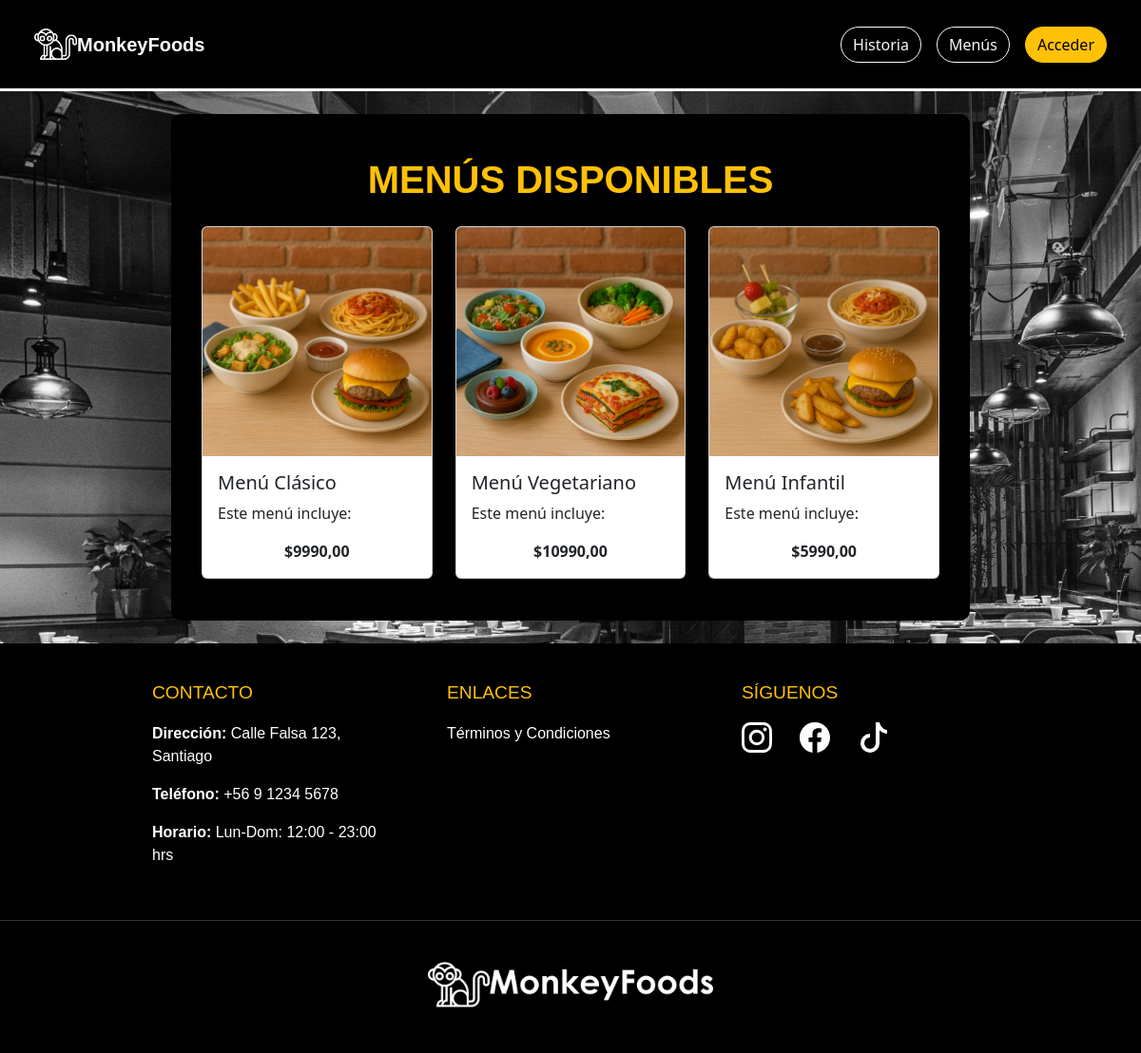
The page /menus/ on the database its author committed.
### apps/menus/models.py (models this page shows, shortened)
class Menu(models.Model):
    nombre = models.CharField(max_length=100)
    descripcion = models.TextField()
    precio = models.DecimalField(max_digits=8, decimal_places=2)
    imagen = models.ImageField(upload_to='imagenes_menus/', blank=True, null=True)
    activo = models.BooleanField(default=True)  # <-- Nuevo campo para activar/desactivar menú

### apps/menus/views.py (the view)
# urls.py: path('', views.menus, name='menus'),
def menus(request):
    if request.user.is_authenticated:
        if request.user.rol in [3, 4]:  # Admins y staff ven todo
            lista_menus = Menu.objects.all()
        else:
            lista_menus = Menu.objects.filter(activo=True)
    else:
        lista_menus = Menu.objects.filter(activo=True)
    context = {'menus': lista_menus}
    return render(request, 'menus/menus.html', context)

### apps/menus/templates/menus/menus.html (shortened to what this page needs)
{% load static %}
<!DOCTYPE html>
<html lang="es">
<head>
    <link href="https://cdn.jsdelivr.net/npm/bootstrap@5.3.3/dist/css/bootstrap.min.css" rel="stylesheet"
>
    <link rel="stylesheet" href="https://cdn.jsdelivr.net/npm/bootstrap-icons@1.11.3/font/bootstrap-icons.min.css">
    <link rel="stylesheet" href="{% static 'menus/css/styles.css' %}">
</head>
<body class="body-fondo">
    <nav class="navbar navbar-expand-lg bg-body-primary navbar-settings p-4">
        <div class="container-fluid">
            <a href="{% url 'index' %}">
                <img style="width: 45px; height: 45px;" src="{% static 'home/img/mono-blanco.png' %}" alt="marca">
                <a class="navbar-brand marca" href="{% url 'index' %}">MonkeyFoods</a>
            </a>
            <div class="collapse navbar-collapse" id="navbarSupportedContent">
                {% if request.user.is_authenticated %}
                <form class="d-flex gap-4" role="search">
                    <a href="{% url 'historia' %}">
                        <button class="btn btn-outline-light history" type="button">Historia</button>
                    </a>
                    {% if request.user.rol == 3 or request.user.rol == 4 %}
                    <a href="{% url 'agregar_menu' %}">
                        <button class="btn btn-outline-danger history" type="button">Agregar menú</button>
                    </a>
                    {% else %}
                    <a href="{% url 'menus' %}">
                        <button class="btn btn-outline-light history" type="button">Menús</button>
                    </a>
                    {% endif %}
                    {% if request.user.rol == 4 %}
                    <a href="{% url 'crear_empleado' %}">
                        <button class="btn btn-outline-danger history" type="button">Crear empleado</button>
                    </a>
                    {% endif %}
                    <div class="nav-item dropdown dropdown-perfil me-2">
                        <a class="nav-link dropdown-toggle" href="#" role="button" data-bs-toggle="dropdown">
                            {% if user.foto_perfil %}
                            <img src="{{ user.foto_perfil.url }}" alt="Foto de perfil" style="border-radius: 50%; border: 1px solid #ffc107;" width="36" height="36">
                            {% else %}
                            <svg xmlns="http://www.w3.org/2000/svg" style="color: #ffc107" width="36" height="36"
                                fill="currentColor" class="bi bi-person-circle" viewBox="0 0 16 16">
                                <path d="M11 6a3 3 0 1 1-6 0 3 3 0 0 1 6 0" />
                                <path fill-rule="evenodd"
                                    d="M0 8a8 8 0 1 1 16 0A8 8 0 0 1 0 8m8-7a7 7 0 0 0-5.468 11.37C3.242 11.226 4.805 10 8 10s4.757 1.225 5.468 2.37A7 7 0 0 0 8 1" />
                            </svg>
                            {% endif %}
                        </a>
                        <ul class="dropdown-menu dropdown-perfil">
                           <li><p class="text-black text-end mx-1 text-center" style="font-weight: bold;">{{ user.first_name|upper }} {{ user.last_name|upper }}</p></li>
                            <li><a class="dropdown-item" href="{% url 'perfil' %}">Mi perfil</a></li>
                            {% if request.user.rol == 1 %}
                            <li><a class="dropdown-item" href="{% url 'historial_reservas' %}">Mis reservas</a></li>
                            {% endif %}
                            {% if request.user.rol == 4 %}
                            <li><a class="dropdown-item" href="{% url 'admin_usuarios' %}">Usuarios</a></li>
                            {% endif %}
                            <li><a class="dropdown-item" href="{% url 'exit' %}">Salir</a></li>
                        </ul>
                    </div>
                </form>
                {% else %}
                <div class="d-flex gap-3">
                    <div class="d-flex gap-3">
                        <a href="{% url 'historia' %}">
                            <button class="btn btn-outline-light history" type="button">Historia</button>
                        </a>
                        <a href="{% url 'menus' %}">
                            <button class="btn btn-outline-light history" type="button">Menús</button>
                        </a>
                        <form class="d-flex" role="search">
                            <a href="{% url 'registrar' %}">
                                <button class="btn btn-warning btn-settings" type="button">Acceder</button>
                            </a>
                        </form>
                    </div>
                </div>
                {% endif %}
            </div>
        </div>
    </nav>
    <div class="div-menus my-4">
        <h1>Menús disponibles</h1>
        <div class="container">
        {% if menus %}
            <div class="row row-cols-1 row-cols-md-3 g-4">
            {% for menu in menus %}
            <div class="col mb-4">
                <div class="card h-100 text-dark">
                    {% if menu.imagen %}
                        <img src="{{ menu.imagen.url }}" class="card-img-top" alt="{{ menu.nombre }}">
                    {% else %}
                        <img src="{% static 'menus/img/default_menu.jpg' %}" class="card-img-top" alt="Sin imagen">
                    {% endif %}
                    <div class="card-body">
                        <h5 class="card-title">{{ menu.nombre }}</h5>
                        <p class="card-text">{{ menu.descripcion }}</p>
                        <p class="card-text" style="text-align: center;"><strong>${{ menu.precio }}</strong></p>
                    </div>
                </div>
            </div>
            {% endfor %}
            </div>
        {% else %}
            <p class="text-white text-center">No hay menús disponibles aún :/</p>
        {% endif %}
        </div>
    </div>
    <footer class="footer-triple">
        <div class="footer-contenido">
            <div class="footer-columna">
                <h3>Contacto</h3>
                <p><strong>Dirección:</strong> Calle Falsa 123, Santiago</p>
                <p><strong>Teléfono:</strong> +56 9 1234 5678</p>
                <p><strong>Horario:</strong> Lun-Dom: 12:00 - 23:00 hrs</p>
            </div>
            <div class="footer-columna">
                <h3>Enlaces</h3>
                <ul class="footer-links">
                    <li><a href="#">Términos y Condiciones</a></li>
                </ul>
            </div>
            <div class="footer-columna">
                <h3>Síguenos</h3>
                <div class="redes-sociales">
                    <a href="#"></a>
                    <a href="#"></a>
                    <a href="#"><svg xmlns="http://www.w3.org/2000/svg" width="32" height="32" fill="currentColor" class="bi bi-tiktok" viewBox="0 0 16 16">
                                    <path d="M9 0h1.98c.144.715.54 1.617 1.235 2.512C12.895 3.389 13.797 4 15 4v2c-1.753 0-3.07-.814-4-1.829V11a5 5 0 1 1-5-5v2a3 3 0 1 0 3 3z"/>
                                </svg></a>
                </div>
            </div>
        </div>
        <div class="footer-logo-container">
            <a href="#">
                <img src="{% static 'home/img/logo_blanco.png' %}" alt="Logo" class="footer-logo">
            </a>
        </div>
    </footer>
</body>
</html>

### apps/menus/static/menus/css/styles.css (style rules this page uses)
html, body { max-width: 100%; overflow-x: hidden; }
.navbar-settings { background-color: black; border-bottom: 3px solid; color: white; }
.marca { color: white; font-weight: bold; text-align: right; background-size: 20%; font-family: "Century Gothic", sans-serif; }
.btn-settings { border-radius: 40px; }
.history { border-radius: 40px; }
.body-fondo { background-image: url(../img/fondo_menus.jpg); background-size: cover; background-position: cover; background-repeat: no-repeat; background-attachment: fixed; }
.div-menus { max-width: 70%; background-color: black; border-radius: 10px; padding: 20px; margin-left: auto; margin-right: auto; }
.div-menus h1 { font-family: "Century Gothic", sans-serif; color: #ffc107; font-weight: bolder; text-transform: uppercase; text-align: center; padding-top: 25px; margin-bottom: 25px; }
.container { width: 100%; }
.footer-triple { background: black; color: white; font-family: "Century Gothic", sans-serif; padding: 40px 0 20px; display: flex; flex-direction: column; align-items: center; width: 100%; }
.footer-contenido { display: flex; justify-content: space-around; max-width: 1200px; margin: 0 auto; padding: 0 20px; gap: 30px; }
.footer-columna { width: 280px; padding: 0 10px; text-align: left; }
.footer-columna h3 { color: #ffc107; font-size: 1.2rem; margin-bottom: 20px; text-transform: uppercase; }
.footer-links, .redes-sociales { list-style: none; padding: 0; }
.footer-links li, .redes-sociales a { margin-bottom: 10px; }
.footer-links a, .redes-sociales a { color: white; text-decoration: none; transition: color 0.3s; }
.redes-sociales svg { margin-right: 25px; color: white; }
.footer-logo-container { width: 100%; text-align: center; margin-top: 40px; padding: 20px 0; border-top: 1px solid #333333; }
.footer-logo { margin-top: 15px; max-width: 300px; height: auto; filter: brightness(0) invert(1); }

### rows shown on the page
Menu: imagen (picture), nombre "Menú Clásico", descripcion "Este menú incluye:", precio "9990,00"
Menu: imagen (picture), nombre "Menú Vegetariano", descripcion "Este menú incluye:", precio "10990,00"
Menu: imagen (picture), nombre "Menú Infantil", descripcion "Este menú incluye:", precio "5990,00"
